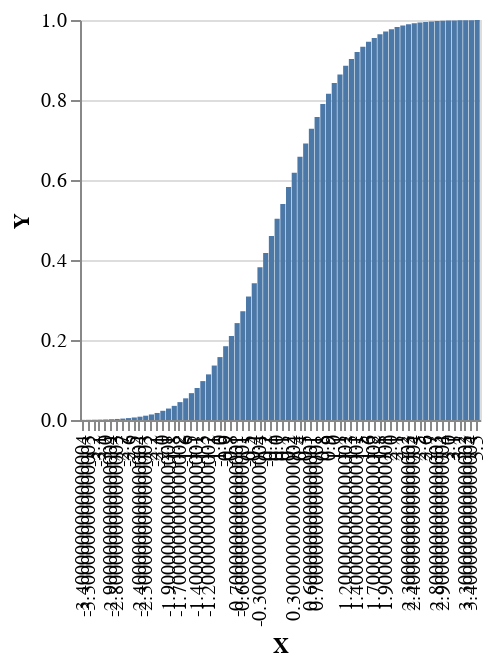

The notebook cell saved with this chart:
### Markdown cell above
We can also plot the CDF, as in:

### Code cell
plotVega $ plotCdf 70 0.1 (normal 0 1)
